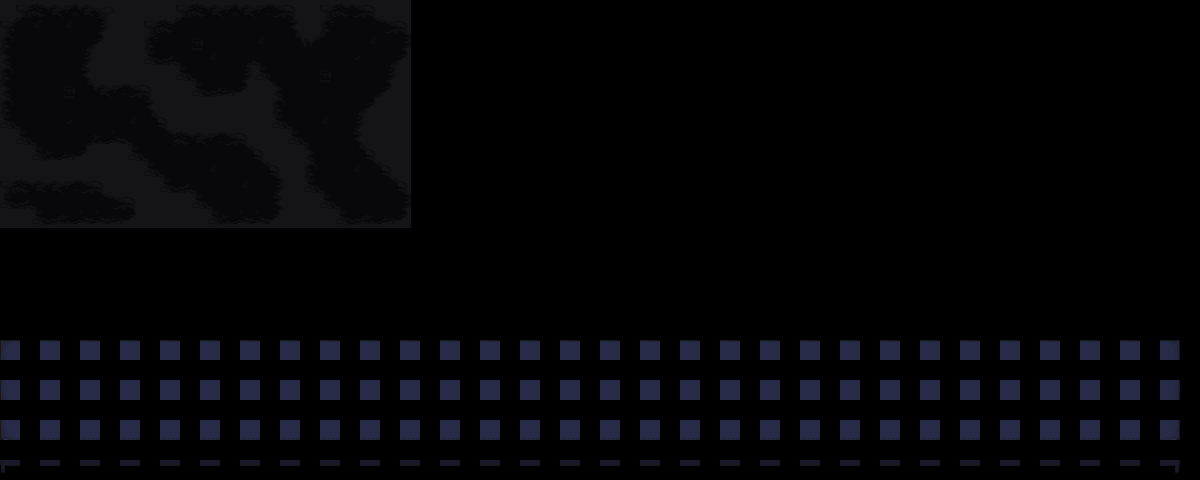

Tiled map render using the project's own tile images. Description and the whole map definition, tile-layer contents included, below:
An orthogonal 30x12 tile map with 40x40 px tiles, 1 tile layer (Tile Layer 1), 1 image layer and 6 objects (2x transition, entry, spawn).

<map version="1.11" tiledversion="1.11.2" orientation="orthogonal" renderorder="right-down" width="30" height="12" tilewidth="40" tileheight="40" infinite="0" nextlayerid="7" nextobjectid="9">
 <editorsettings>
  <export target="room_core_bridge.lua" format="lua" />
 </editorsettings>
 <tileset firstgid="1" source="../tilesets/core.tsx" />
 <imagelayer id="5" name="background" opacity="0.3" repeatx="1" repeaty="1">
  <image source="../../../assets/sprites/tilesets/core-bgalt.png" width="411" height="228" />
 </imagelayer>
 <layer id="4" name="Tile Layer 1" width="30" height="12">
  <data encoding="csv">
0,0,0,0,0,0,0,0,0,0,0,0,0,0,0,0,0,0,0,0,0,0,0,0,0,0,0,0,0,0,
0,0,0,0,0,0,0,0,0,0,0,0,0,0,0,0,0,0,0,0,0,0,0,0,0,0,0,0,0,0,
0,0,0,0,0,0,0,0,0,0,0,0,0,0,0,0,0,0,0,0,0,0,0,0,0,0,0,0,0,0,
0,0,0,0,0,0,0,0,0,0,0,0,0,0,0,0,0,0,0,0,0,0,0,0,0,0,0,0,0,0,
0,0,0,0,0,0,0,0,0,0,0,0,0,0,0,0,0,0,0,0,0,0,0,0,0,0,0,0,0,0,
0,0,0,0,0,0,0,0,0,0,0,0,0,0,0,0,0,0,0,0,0,0,0,0,0,0,0,0,0,0,
0,0,0,0,0,0,0,0,0,0,0,0,0,0,0,0,0,0,0,0,0,0,0,0,0,0,0,0,0,0,
0,0,0,0,0,0,0,0,0,0,0,0,0,0,0,0,0,0,0,0,0,0,0,0,0,0,0,0,0,0,
85,86,86,86,86,86,86,86,86,86,86,86,86,86,86,86,86,86,86,86,86,86,86,86,86,86,86,86,86,87,
113,114,114,114,114,114,114,114,114,114,114,114,114,114,114,114,114,114,114,114,114,114,114,114,114,114,114,114,114,115,
141,142,142,142,142,142,142,142,142,142,142,142,142,142,142,142,142,142,142,142,142,142,142,142,142,142,142,142,142,143,
169,170,170,170,170,170,170,170,170,170,170,170,170,170,170,170,170,170,170,170,170,170,170,170,170,170,170,170,170,171
</data>
 </layer>
 <objectgroup color="#0000ff" id="6" name="collision">
  <object id="6" x="0" y="440" width="1200" height="40" />
  <object id="7" x="0" y="280" width="1200" height="40" />
 </objectgroup>
 <objectgroup color="#aa00ff" id="2" name="objects">
  <object id="1" name="transition" x="-40" y="320" width="40" height="120">
   <properties>
    <property name="map" value="room_core_entrance" />
    <property name="marker" value="exit" />
   </properties>
  </object>
  <object id="8" name="transition" x="1200" y="320" width="40" height="120">
   <properties>
    <property name="map" value="room_core_fight" />
   </properties>
  </object>
 </objectgroup>
 <objectgroup color="#5500ff" id="3" name="markers">
  <object id="2" name="entry" x="40" y="400">
   <point />
  </object>
  <object id="3" name="spawn" x="80" y="400">
   <point />
  </object>
 </objectgroup>
</map>